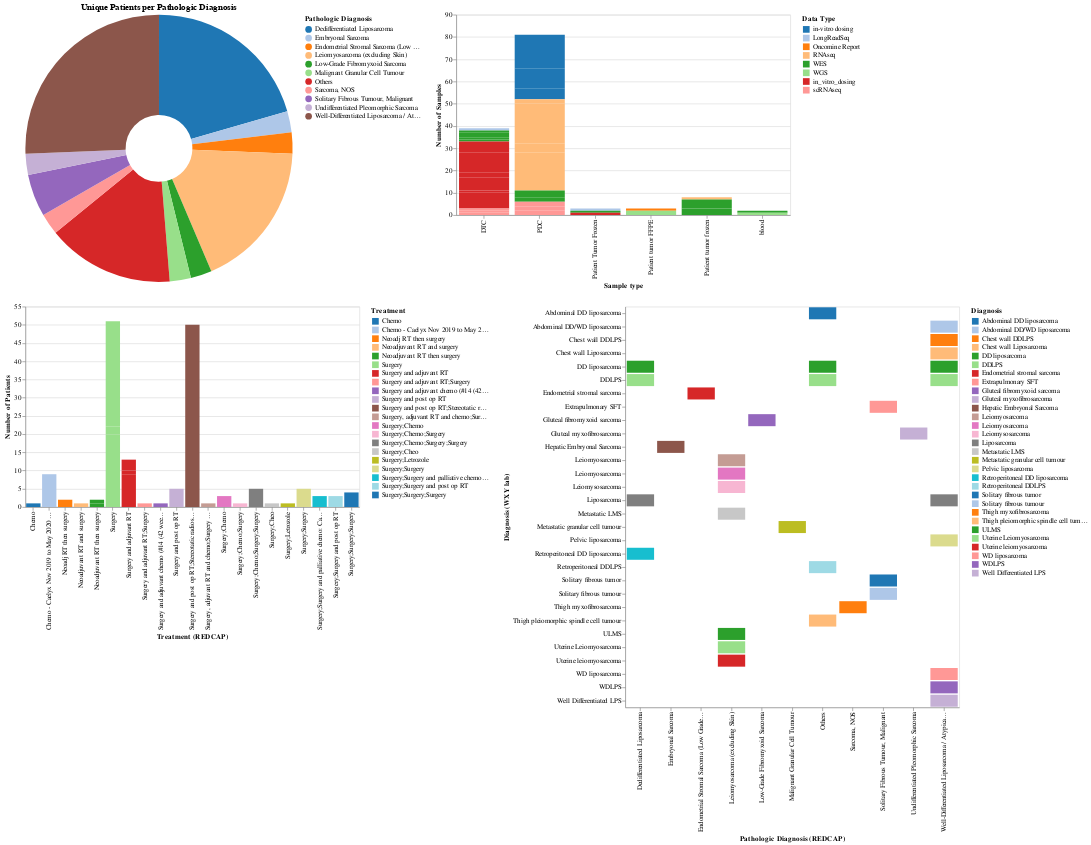

This figure's notebook cell:
### Code cell
interactive_plot(combined_df)

### Figure 1 — Vega-Lite specification as saved in the notebook (floating-point values rounded to 4 significant figures)
{"config": {"view": {"continuousWidth": 300, "continuousHeight": 300}}, "vconcat": [{"hconcat": [{"data": {"name": "data-d3710e172dc7291b4b569a6fc3f910af"}, "mark": {"type": "arc", "innerRadius": 50}, "encoding": {"color": {"field": "Pathologic Diagnosis", "legend": {"orient": "right", "title": "Pathologic Diagnosis"}, "scale": {"scheme": "category20"}, "type": "nominal"}, "opacity": {"condition": {"param": "DiagnosisFilter", "value": 1, "empty": true}, "value": 0.3}, "theta": {"field": "Unique Patients", "title": "Unique Patients", "type": "quantitative"}, "tooltip": [{"field": "Pathologic Diagnosis", "type": "nominal"}, {"field": "Unique Patients", "type": "quantitative"}, {"field": "Percentage", "format": ".1f", "type": "quantitative"}]}, "height": 400, "name": "view_88", "title": "Unique Patients per Pathologic Diagnosis", "transform": [{"filter": "(((datum['Pathologic Diagnosis'] === DiagnosisFilter) || DiagnosisFilter) && ((datum['Data_type'] === DataTypeFilter) || DataTypeFilter))"}], "width": 400}, {"data": {"name": "data-f585fa0d430f9b9630857ae2ae724016"}, "mark": {"type": "bar"}, "encoding": {"color": {"field": "Data_type", "legend": {"orient": "right", "title": "Data Type"}, "scale": {"scheme": "category20"}, "type": "nominal"}, "opacity": {"condition": {"param": "DataTypeFilter", "value": 1, "empty": true}, "value": 0.3}, "tooltip": [{"field": "Sample type", "type": "nominal"}, {"field": "Unique Patient_Sample_Specimen (Biosample)", "type": "quantitative"}, {"field": "Data_type", "type": "nominal"}], "x": {"field": "Sample type", "title": "Sample type", "type": "nominal"}, "y": {"field": "Unique Patient_Sample_Specimen (Biosample)", "title": "Number of Samples", "type": "quantitative"}}, "height": 300, "name": "view_89", "transform": [{"filter": {"param": "DiagnosisFilter", "empty": true}}], "width": 500}], "resolve": {"scale": {"color": "independent"}}}, {"hconcat": [{"data": {"name": "data-36cd1e564578b5d8c89e605cb6f83812"}, "mark": {"type": "bar"}, "encoding": {"color": {"field": "Treatment", "scale": {"scheme": "category20"}, "type": "nominal"}, "opacity": {"condition": {"param": "DiagnosisFilter", "value": 1, "empty": true}, "value": 0.3}, "tooltip": [{"field": "Treatment", "type": "nominal"}, {"field": "Number of Patient_Sample_Specimen", "type": "quantitative"}], "x": {"field": "Treatment", "title": "Treatment (REDCAP)", "type": "nominal"}, "y": {"field": "Number of Patient_Sample_Specimen", "title": "Number of Patients", "type": "quantitative"}}, "transform": [{"filter": {"param": "DiagnosisFilter", "empty": true}}, {"filter": {"param": "DataTypeFilter", "empty": true}}], "width": 500}, {"data": {"name": "data-767ddd8e598acd8c311eade9e2a880ac"}, "mark": {"type": "bar"}, "encoding": {"color": {"field": "Diagnosis", "scale": {"scheme": "category20"}, "type": "nominal"}, "opacity": {"condition": {"param": "DiagnosisFilter", "value": 1, "empty": true}, "value": 0.3}, "tooltip": [{"field": "Pathologic Diagnosis", "type": "nominal"}, {"field": "Diagnosis", "type": "nominal"}], "x": {"field": "Pathologic Diagnosis", "title": "Pathologic Diagnosis (REDCAP)", "type": "nominal"}, "y": {"field": "Diagnosis", "title": "Diagnosis (WXY lab)", "type": "nominal"}}, "transform": [{"filter": "(((datum['Pathologic Diagnosis'] === DiagnosisFilter) || DiagnosisFilter) && ((datum['Data_type'] === DataTypeFilter) || DataTypeFilter))"}], "width": 500}], "resolve": {"scale": {"color": "independent"}}}], "params": [{"name": "DiagnosisFilter", "select": {"type": "point", "fields": ["Pathologic Diagnosis"]}, "views": ["view_88"]}, {"name": "DataTypeFilter", "select": {"type": "point", "fields": ["Data_type"]}, "views": ["view_89"]}], "resolve": {"scale": {"color": "independent"}}, "$schema": "https://vega.github.io/schema/vega-lite/v5.20.1.json", "datasets": {"data-d3710e172dc7291b4b569a6fc3f910af": [{"Pathologic Diagnosis": "Dedifferentiated Liposarcoma", "Unique Patients": 8, "Percentage": 20.51}, {"Pathologic Diagnosis": "Embryonal Sarcoma", "Unique Patients": 1, "Percentage": 2.564}, {"Pathologic Diagnosis": "Endometrial Stromal Sarcoma (Low Grade, High Grade), Undifferentiated Uterine Sarcoma", "Unique Patients": 1, "Percentage": 2.564}, {"Pathologic Diagnosis": "Leiomyosarcoma (excluding Skin)", "Unique Patients": 7, "Percentage": 17.95}, {"Pathologic Diagnosis": "Low-Grade Fibromyxoid Sarcoma", "Unique Patients": 1, "Percentage": 2.564}, {"Pathologic Diagnosis": "Malignant Granular Cell Tumour", "Unique Patients": 1, "Percentage": 2.564}, {"Pathologic Diagnosis": "Others", "Unique Patients": 6, "Percentage": 15.38}, {"Pathologic Diagnosis": "Sarcoma, NOS", "Unique Patients": 1, "Percentage": 2.564}, {"Pathologic Diagnosis": "Solitary Fibrous Tumour, Malignant", "Unique Patients": 2, "Percentage": 5.128}, {"Pathologic Diagnosis": "Undifferentiated Pleomorphic Sarcoma", "Unique Patients": 1, "Percentage": 2.564}, {"Pathologic Diagnosis": "Well-Differentiated Liposarcoma / Atypical Lipomatous Tumour", "Unique Patients": 10, "Percentage": 25.64}], "data-f585fa0d430f9b9630857ae2ae724016": [{"Pathologic Diagnosis": "Dedifferentiated Liposarcoma", "Sample type": "DTC", "Data_type": "in_vitro_dosing", "Unique Patient_Sample_Specimen (Biosample)": 6}, {"Pathologic Diagnosis": "Dedifferentiated Liposarcoma", "Sample type": "DTC", "Data_type": "scRNAseq", "Unique Patient_Sample_Specimen (Biosample)": 1}, {"Pathologic Diagnosis": "Dedifferentiated Liposarcoma", "Sample type": "PDC", "Data_type": " in-vitro dosing", "Unique Patient_Sample_Specimen (Biosample)": 5}, {"Pathologic Diagnosis": "Dedifferentiated Liposarcoma", "Sample type": "PDC", "Data_type": "RNAseq", "Unique Patient_Sample_Specimen (Biosample)": 17}, {"Pathologic Diagnosis": "Dedifferentiated Liposarcoma", "Sample type": "PDC", "Data_type": "WES", "Unique Patient_Sample_Specimen (Biosample)": 2}, {"Pathologic Diagnosis": "Dedifferentiated Liposarcoma", "Sample type": "PDC", "Data_type": "scRNAseq", "Unique Patient_Sample_Specimen (Biosample)": 2}, {"Pathologic Diagnosis": "Dedifferentiated Liposarcoma", "Sample type": "Patient tumor frozen", "Data_type": "WES", "Unique Patient_Sample_Specimen (Biosample)": 3}, {"Pathologic Diagnosis": "Embryonal Sarcoma", "Sample type": "DTC", "Data_type": "in_vitro_dosing", "Unique Patient_Sample_Specimen (Biosample)": 1}, {"Pathologic Diagnosis": "Endometrial Stromal Sarcoma (Low Grade, High Grade), Undifferentiated Uterine Sarcoma", "Sample type": "DTC", "Data_type": "in_vitro_dosing", "Unique Patient_Sample_Specimen (Biosample)": 1}, {"Pathologic Diagnosis": "Leiomyosarcoma (excluding Skin)", "Sample type": "DTC", "Data_type": "WES", "Unique Patient_Sample_Specimen (Biosample)": 1}, {"Pathologic Diagnosis": "Leiomyosarcoma (excluding Skin)", "Sample type": "DTC", "Data_type": "in_vitro_dosing", "Unique Patient_Sample_Specimen (Biosample)": 6}, {"Pathologic Diagnosis": "Leiomyosarcoma (excluding Skin)", "Sample type": "PDC", "Data_type": " in-vitro dosing", "Unique Patient_Sample_Specimen (Biosample)": 9}, {"Pathologic Diagnosis": "Leiomyosarcoma (excluding Skin)", "Sample type": "PDC", "Data_type": "RNAseq", "Unique Patient_Sample_Specimen (Biosample)": 4}, {"Pathologic Diagnosis": "Low-Grade Fibromyxoid Sarcoma", "Sample type": "DTC", "Data_type": "in_vitro_dosing", "Unique Patient_Sample_Specimen (Biosample)": 1}, {"Pathologic Diagnosis": "Malignant Granular Cell Tumour", "Sample type": "DTC", "Data_type": "WES", "Unique Patient_Sample_Specimen (Biosample)": 1}, {"Pathologic Diagnosis": "Malignant Granular Cell Tumour", "Sample type": "DTC", "Data_type": "in_vitro_dosing", "Unique Patient_Sample_Specimen (Biosample)": 1}, {"Pathologic Diagnosis": "Others", "Sample type": "DTC", "Data_type": "WES", "Unique Patient_Sample_Specimen (Biosample)": 1}, {"Pathologic Diagnosis": "Others", "Sample type": "DTC", "Data_type": "in_vitro_dosing", "Unique Patient_Sample_Specimen (Biosample)": 3}, {"Pathologic Diagnosis": "Others", "Sample type": "DTC", "Data_type": "scRNAseq", "Unique Patient_Sample_Specimen (Biosample)": 1}, {"Pathologic Diagnosis": "Others", "Sample type": "PDC", "Data_type": " in-vitro dosing", "Unique Patient_Sample_Specimen (Biosample)": 1}, {"Pathologic Diagnosis": "Others", "Sample type": "PDC", "Data_type": "scRNAseq", "Unique Patient_Sample_Specimen (Biosample)": 2}, {"Pathologic Diagnosis": "Sarcoma, NOS", "Sample type": "DTC", "Data_type": "WES", "Unique Patient_Sample_Specimen (Biosample)": 1}, {"Pathologic Diagnosis": "Sarcoma, NOS", "Sample type": "DTC", "Data_type": "in_vitro_dosing", "Unique Patient_Sample_Specimen (Biosample)": 1}, {"Pathologic Diagnosis": "Solitary Fibrous Tumour, Malignant", "Sample type": "DTC", "Data_type": "in_vitro_dosing", "Unique Patient_Sample_Specimen (Biosample)": 4}, {"Pathologic Diagnosis": "Solitary Fibrous Tumour, Malignant", "Sample type": "PDC", "Data_type": "RNAseq", "Unique Patient_Sample_Specimen (Biosample)": 18}, {"Pathologic Diagnosis": "Solitary Fibrous Tumour, Malignant", "Sample type": "PDC", "Data_type": "WES", "Unique Patient_Sample_Specimen (Biosample)": 3}, {"Pathologic Diagnosis": "Solitary Fibrous Tumour, Malignant", "Sample type": "Patient tumor FFPE", "Data_type": "Oncomine Report", "Unique Patient_Sample_Specimen (Biosample)": 1}, {"Pathologic Diagnosis": "Solitary Fibrous Tumour, Malignant", "Sample type": "Patient tumor FFPE", "Data_type": "WGS", "Unique Patient_Sample_Specimen (Biosample)": 2}, {"Pathologic Diagnosis": "Solitary Fibrous Tumour, Malignant", "Sample type": "Patient tumor frozen", "Data_type": "RNAseq", "Unique Patient_Sample_Specimen (Biosample)": 1}, {"Pathologic Diagnosis": "Solitary Fibrous Tumour, Malignant", "Sample type": "Patient tumor frozen", "Data_type": "WES", "Unique Patient_Sample_Specimen (Biosample)": 2}, {"Pathologic Diagnosis": "Solitary Fibrous Tumour, Malignant", "Sample type": "blood", "Data_type": "WES", "Unique Patient_Sample_Specimen (Biosample)": 1}, {"Pathologic Diagnosis": "Solitary Fibrous Tumour, Malignant", "Sample type": "blood", "Data_type": "WGS", "Unique Patient_Sample_Specimen (Biosample)": 1}, {"Pathologic Diagnosis": "Undifferentiated Pleomorphic Sarcoma", "Sample type": "DTC", "Data_type": "in_vitro_dosing", "Unique Patient_Sample_Specimen (Biosample)": 1}, {"Pathologic Diagnosis": "Well-Differentiated Liposarcoma / Atypical Lipomatous Tumour", "Sample type": "DTC", "Data_type": "LongReadSeq", "Unique Patient_Sample_Specimen (Biosample)": 1}, {"Pathologic Diagnosis": "Well-Differentiated Liposarcoma / Atypical Lipomatous Tumour", "Sample type": "DTC", "Data_type": "WES", "Unique Patient_Sample_Specimen (Biosample)": 1}, {"Pathologic Diagnosis": "Well-Differentiated Liposarcoma / Atypical Lipomatous Tumour", "Sample type": "DTC", "Data_type": "in_vitro_dosing", "Unique Patient_Sample_Specimen (Biosample)": 5}, {"Pathologic Diagnosis": "Well-Differentiated Liposarcoma / Atypical Lipomatous Tumour", "Sample type": "DTC", "Data_type": "scRNAseq", "Unique Patient_Sample_Specimen (Biosample)": 1}, {"Pathologic Diagnosis": "Well-Differentiated Liposarcoma / Atypical Lipomatous Tumour", "Sample type": "PDC", "Data_type": " in-vitro dosing", "Unique Patient_Sample_Specimen (Biosample)": 14}, {"Pathologic Diagnosis": "Well-Differentiated Liposarcoma / Atypical Lipomatous Tumour", "Sample type": "PDC", "Data_type": "RNAseq", "Unique Patient_Sample_Specimen (Biosample)": 2}, {"Pathologic Diagnosis": "Well-Differentiated Liposarcoma / Atypical Lipomatous Tumour", "Sample type": "PDC", "Data_type": "scRNAseq", "Unique Patient_Sample_Specimen (Biosample)": 2}, {"Pathologic Diagnosis": "Well-Differentiated Liposarcoma / Atypical Lipomatous Tumour", "Sample type": "Patient Tumor Frozen", "Data_type": "LongReadSeq", "Unique Patient_Sample_Specimen (Biosample)": 1}, {"Pathologic Diagnosis": "Well-Differentiated Liposarcoma / Atypical Lipomatous Tumour", "Sample type": "Patient Tumor Frozen", "Data_type": "WES", "Unique Patient_Sample_Specimen (Biosample)": 1}, {"Pathologic Diagnosis": "Well-Differentiated Liposarcoma / Atypical Lipomatous Tumour", "Sample type": "Patient Tumor Frozen", "Data_type": "in_vitro_dosing", "Unique Patient_Sample_Specimen (Biosample)": 1}, {"Pathologic Diagnosis": "Well-Differentiated Liposarcoma / Atypical Lipomatous Tumour", "Sample type": "Patient tumor frozen", "Data_type": "WES", "Unique Patient_Sample_Specimen (Biosample)": 2}], "data-36cd1e564578b5d8c89e605cb6f83812": [{"Pathologic Diagnosis": "Dedifferentiated Liposarcoma", "Treatment": "Neoadj RT then surgery", "Number of Patient_Sample_Specimen": 2}, {"Pathologic Diagnosis": "Dedifferentiated Liposarcoma", "Treatment": "Surgery", "Number of Patient_Sample_Specimen": 20}, {"Pathologic Diagnosis": "Dedifferentiated Liposarcoma", "Treatment": "Surgery and adjuvant RT", "Number of Patient_Sample_Specimen": 9}, {"Pathologic Diagnosis": "Dedifferentiated Liposarcoma", "Treatment": "Surgery and adjuvant RT;Surgery", "Number of Patient_Sample_Specimen": 1}, {"Pathologic Diagnosis": "Dedifferentiated Liposarcoma", "Treatment": "Surgery and post op RT", "Number of Patient_Sample_Specimen": 5}, {"Pathologic Diagnosis": "Dedifferentiated Liposarcoma", "Treatment": "Surgery;Surgery", "Number of Patient_Sample_Specimen": 5}, {"Pathologic Diagnosis": "Embryonal Sarcoma", "Treatment": "Surgery and adjuvant chemo (#14 (42 weeks) VDC);Surgery;Chemo", "Number of Patient_Sample_Specimen": 1}, {"Pathologic Diagnosis": "Endometrial Stromal Sarcoma (Low Grade, High Grade), Undifferentiated Uterine Sarcoma", "Treatment": "Surgery;Chemo;Surgery", "Number of Patient_Sample_Specimen": 1}, {"Pathologic Diagnosis": "Leiomyosarcoma (excluding Skin)", "Treatment": "Chemo - Caelyx Nov 2019 to May 2020 then debulking 16-Aug-2021", "Number of Patient_Sample_Specimen": 9}, {"Pathologic Diagnosis": "Leiomyosarcoma (excluding Skin)", "Treatment": "Surgery;Chemo", "Number of Patient_Sample_Specimen": 3}, {"Pathologic Diagnosis": "Leiomyosarcoma (excluding Skin)", "Treatment": "Surgery;Chemo;Surgery;Surgery", "Number of Patient_Sample_Specimen": 5}, {"Pathologic Diagnosis": "Leiomyosarcoma (excluding Skin)", "Treatment": "Surgery;Letrozole", "Number of Patient_Sample_Specimen": 1}, {"Pathologic Diagnosis": "Low-Grade Fibromyxoid Sarcoma", "Treatment": "Neoadjuvant RT then surgery", "Number of Patient_Sample_Specimen": 1}, {"Pathologic Diagnosis": "Malignant Granular Cell Tumour", "Treatment": "Surgery;Surgery and palliative chemo: Caelyx > Best response MR after 2M > Pazopanib PD after 2m > Gem/Carbo > PD after 2m", "Number of Patient_Sample_Specimen": 3}, {"Pathologic Diagnosis": "Others", "Treatment": "Surgery", "Number of Patient_Sample_Specimen": 2}, {"Pathologic Diagnosis": "Others", "Treatment": "Surgery and adjuvant RT", "Number of Patient_Sample_Specimen": 1}, {"Pathologic Diagnosis": "Others", "Treatment": "Surgery;Cheo", "Number of Patient_Sample_Specimen": 1}, {"Pathologic Diagnosis": "Others", "Treatment": "Surgery;Surgery;Surgery", "Number of Patient_Sample_Specimen": 4}, {"Pathologic Diagnosis": "Sarcoma, NOS", "Treatment": "Surgery and adjuvant RT", "Number of Patient_Sample_Specimen": 3}, {"Pathologic Diagnosis": "Solitary Fibrous Tumour, Malignant", "Treatment": "Neoadjuvant RT then surgery", "Number of Patient_Sample_Specimen": 1}, {"Pathologic Diagnosis": "Solitary Fibrous Tumour, Malignant", "Treatment": "Surgery and post op RT;Stereotatic radiosurgery;Surgery;Chemo - Caelyx #2", "Number of Patient_Sample_Specimen": 50}, {"Pathologic Diagnosis": "Undifferentiated Pleomorphic Sarcoma", "Treatment": "Neoadjuvant RT and surgery", "Number of Patient_Sample_Specimen": 1}, {"Pathologic Diagnosis": "Well-Differentiated Liposarcoma / Atypical Lipomatous Tumour", "Treatment": "Chemo", "Number of Patient_Sample_Specimen": 1}, {"Pathologic Diagnosis": "Well-Differentiated Liposarcoma / Atypical Lipomatous Tumour", "Treatment": "Surgery", "Number of Patient_Sample_Specimen": 29}, {"Pathologic Diagnosis": "Well-Differentiated Liposarcoma / Atypical Lipomatous Tumour", "Treatment": "Surgery, adjuvant RT and chemo;Surgery and HIPEC;Surgery", "Number of Patient_Sample_Specimen": 1}, {"Pathologic Diagnosis": "Well-Differentiated Liposarcoma / Atypical Lipomatous Tumour", "Treatment": "Surgery;Surgery and post op RT", "Number of Patient_Sample_Specimen": 3}], "data-767ddd8e598acd8c311eade9e2a880ac": [{"Pathologic Diagnosis": "Dedifferentiated Liposarcoma", "Diagnosis": "DD liposarcoma", "Unique Patient_Sample_Specimen (Biosample)": 12}, {"Pathologic Diagnosis": "Dedifferentiated Liposarcoma", "Diagnosis": "DDLPS", "Unique Patient_Sample_Specimen (Biosample)": 7}, {"Pathologic Diagnosis": "Dedifferentiated Liposarcoma", "Diagnosis": "Liposarcoma", "Unique Patient_Sample_Specimen (Biosample)": 16}, {"Pathologic Diagnosis": "Dedifferentiated Liposarcoma", "Diagnosis": "Retroperitoneal DD liposarcoma", "Unique Patient_Sample_Specimen (Biosample)": 1}, {"Pathologic Diagnosis": "Embryonal Sarcoma", "Diagnosis": "Hepatic Embryonal Sarcoma", "Unique Patient_Sample_Specimen (Biosample)": 1}, {"Pathologic Diagnosis": "Endometrial Stromal Sarcoma (Low Grade, High Grade), Undifferentiated Uterine Sarcoma", "Diagnosis": "Endometrial stromal sarcoma", "Unique Patient_Sample_Specimen (Biosample)": 1}, {"Pathologic Diagnosis": "Leiomyosarcoma (excluding Skin)", "Diagnosis": "Leiomyosarcoma", "Unique Patient_Sample_Specimen (Biosample)": 7}, {"Pathologic Diagnosis": "Leiomyosarcoma (excluding Skin)", "Diagnosis": "Leiomyosarcoma ", "Unique Patient_Sample_Specimen (Biosample)": 2}, {"Pathologic Diagnosis": "Leiomyosarcoma (excluding Skin)", "Diagnosis": "Leiomysosarcoma", "Unique Patient_Sample_Specimen (Biosample)": 2}, {"Pathologic Diagnosis": "Leiomyosarcoma (excluding Skin)", "Diagnosis": "Metastatic LMS", "Unique Patient_Sample_Specimen (Biosample)": 1}, {"Pathologic Diagnosis": "Leiomyosarcoma (excluding Skin)", "Diagnosis": "ULMS", "Unique Patient_Sample_Specimen (Biosample)": 1}, {"Pathologic Diagnosis": "Leiomyosarcoma (excluding Skin)", "Diagnosis": "Uterine Leiomyosarcoma", "Unique Patient_Sample_Specimen (Biosample)": 4}, {"Pathologic Diagnosis": "Leiomyosarcoma (excluding Skin)", "Diagnosis": "Uterine leiomyosarcoma ", "Unique Patient_Sample_Specimen (Biosample)": 2}, {"Pathologic Diagnosis": "Low-Grade Fibromyxoid Sarcoma", "Diagnosis": "Gluteal fibromyxoid sarcoma", "Unique Patient_Sample_Specimen (Biosample)": 1}, {"Pathologic Diagnosis": "Malignant Granular Cell Tumour", "Diagnosis": "Metastatic granular cell tumour", "Unique Patient_Sample_Specimen (Biosample)": 1}, {"Pathologic Diagnosis": "Others", "Diagnosis": "Abdominal DD liposarcoma", "Unique Patient_Sample_Specimen (Biosample)": 1}, {"Pathologic Diagnosis": "Others", "Diagnosis": "DD liposarcoma", "Unique Patient_Sample_Specimen (Biosample)": 1}, {"Pathologic Diagnosis": "Others", "Diagnosis": "DDLPS", "Unique Patient_Sample_Specimen (Biosample)": 3}, {"Pathologic Diagnosis": "Others", "Diagnosis": "Retroperitoneal DDLPS", "Unique Patient_Sample_Specimen (Biosample)": 1}, {"Pathologic Diagnosis": "Others", "Diagnosis": "Thigh pleiomorphic spindle cell tumour", "Unique Patient_Sample_Specimen (Biosample)": 1}, {"Pathologic Diagnosis": "Sarcoma, NOS", "Diagnosis": "Thigh myxofibrosarcoma", "Unique Patient_Sample_Specimen (Biosample)": 1}, {"Pathologic Diagnosis": "Solitary Fibrous Tumour, Malignant", "Diagnosis": "Extrapulmonary SFT", "Unique Patient_Sample_Specimen (Biosample)": 1}, {"Pathologic Diagnosis": "Solitary Fibrous Tumour, Malignant", "Diagnosis": "Solitary fibrous tumor", "Unique Patient_Sample_Specimen (Biosample)": 3}, {"Pathologic Diagnosis": "Solitary Fibrous Tumour, Malignant", "Diagnosis": "Solitary fibrous tumour", "Unique Patient_Sample_Specimen (Biosample)": 26}, {"Pathologic Diagnosis": "Undifferentiated Pleomorphic Sarcoma", "Diagnosis": "Gluteal myxofibrosarcoma", "Unique Patient_Sample_Specimen (Biosample)": 1}, {"Pathologic Diagnosis": "Well-Differentiated Liposarcoma / Atypical Lipomatous Tumour", "Diagnosis": "Abdominal DD/WD liposarcoma", "Unique Patient_Sample_Specimen (Biosample)": 1}, {"Pathologic Diagnosis": "Well-Differentiated Liposarcoma / Atypical Lipomatous Tumour", "Diagnosis": "Chest wall DDLPS", "Unique Patient_Sample_Specimen (Biosample)": 5}, {"Pathologic Diagnosis": "Well-Differentiated Liposarcoma / Atypical Lipomatous Tumour", "Diagnosis": "Chest wall Liposarcoma", "Unique Patient_Sample_Specimen (Biosample)": 4}, {"Pathologic Diagnosis": "Well-Differentiated Liposarcoma / Atypical Lipomatous Tumour", "Diagnosis": "DD liposarcoma", "Unique Patient_Sample_Specimen (Biosample)": 1}, {"Pathologic Diagnosis": "Well-Differentiated Liposarcoma / Atypical Lipomatous Tumour", "Diagnosis": "DDLPS", "Unique Patient_Sample_Specimen (Biosample)": 3}, {"Pathologic Diagnosis": "Well-Differentiated Liposarcoma / Atypical Lipomatous Tumour", "Diagnosis": "Liposarcoma", "Unique Patient_Sample_Specimen (Biosample)": 6}, {"Pathologic Diagnosis": "Well-Differentiated Liposarcoma / Atypical Lipomatous Tumour", "Diagnosis": "Pelvic liposarcoma", "Unique Patient_Sample_Specimen (Biosample)": 1}, {"Pathologic Diagnosis": "Well-Differentiated Liposarcoma / Atypical Lipomatous Tumour", "Diagnosis": "WD liposarcoma", "Unique Patient_Sample_Specimen (Biosample)": 1}, {"Pathologic Diagnosis": "Well-Differentiated Liposarcoma / Atypical Lipomatous Tumour", "Diagnosis": "WDLPS", "Unique Patient_Sample_Specimen (Biosample)": 1}, {"Pathologic Diagnosis": "Well-Differentiated Liposarcoma / Atypical Lipomatous Tumour", "Diagnosis": "Well Differentiated LPS", "Unique Patient_Sample_Specimen (Biosample)": 4}]}}
